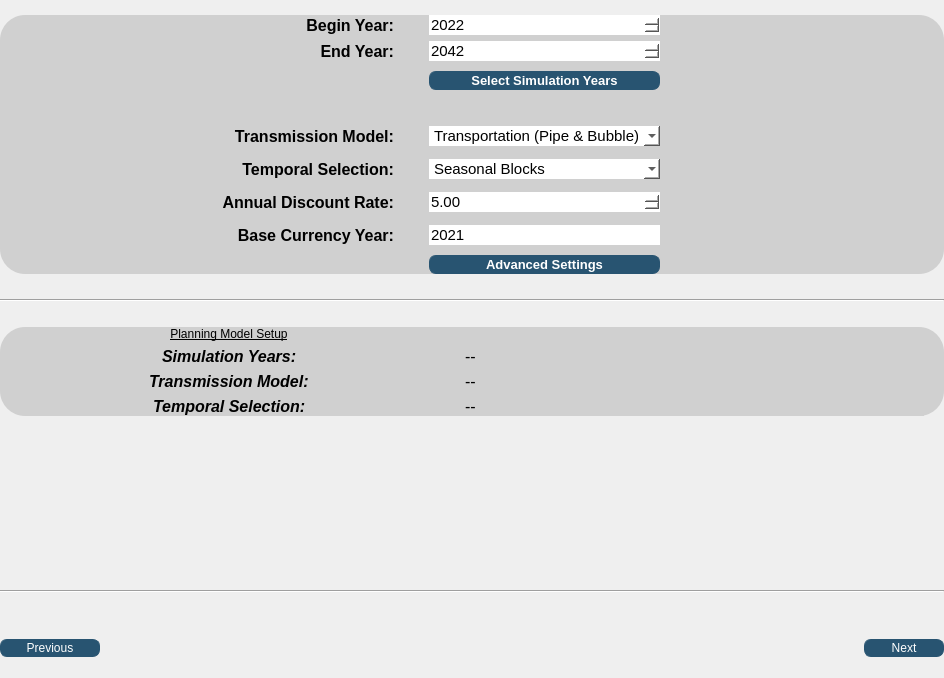
<?xml version="1.0" encoding="UTF-8"?>
<ui version="4.0">
 <class>planning_model</class>
 <widget class="QWidget" name="planning_model">
  <property name="geometry">
   <rect>
    <x>0</x>
    <y>0</y>
    <width>944</width>
    <height>678</height>
   </rect>
  </property>
  <property name="windowTitle">
   <string>Form</string>
  </property>
  <property name="styleSheet">
   <string notr="true"/>
  </property>
  <layout class="QVBoxLayout" name="verticalLayout">
   <property name="leftMargin">
    <number>0</number>
   </property>
   <property name="topMargin">
    <number>15</number>
   </property>
   <property name="rightMargin">
    <number>0</number>
   </property>
   <property name="bottomMargin">
    <number>0</number>
   </property>
   <item>
    <widget class="QFrame" name="frame_2">
     <property name="styleSheet">
      <string notr="true"/>
     </property>
     <property name="frameShape">
      <enum>QFrame::NoFrame</enum>
     </property>
     <property name="frameShadow">
      <enum>QFrame::Raised</enum>
     </property>
     <layout class="QVBoxLayout" name="verticalLayout_2">
      <property name="spacing">
       <number>25</number>
      </property>
      <property name="leftMargin">
       <number>0</number>
      </property>
      <property name="topMargin">
       <number>0</number>
      </property>
      <property name="rightMargin">
       <number>0</number>
      </property>
      <property name="bottomMargin">
       <number>0</number>
      </property>
      <item>
       <widget class="QFrame" name="frame">
        <property name="font">
         <font>
          <bold>false</bold>
         </font>
        </property>
        <property name="styleSheet">
         <string notr="true">background-color: rgb(208, 208, 208);
border-radius: 25px;

color: black;</string>
        </property>
        <property name="frameShape">
         <enum>QFrame::NoFrame</enum>
        </property>
        <property name="frameShadow">
         <enum>QFrame::Raised</enum>
        </property>
        <layout class="QGridLayout" name="gridLayout_2">
         <property name="leftMargin">
          <number>0</number>
         </property>
         <property name="topMargin">
          <number>0</number>
         </property>
         <property name="rightMargin">
          <number>0</number>
         </property>
         <property name="bottomMargin">
          <number>0</number>
         </property>
         <item row="6" column="2">
          <spacer name="horizontalSpacer_3">
           <property name="orientation">
            <enum>Qt::Horizontal</enum>
           </property>
           <property name="sizeHint" stdset="0">
            <size>
             <width>40</width>
             <height>20</height>
            </size>
           </property>
          </spacer>
         </item>
         <item row="6" column="1">
          <widget class="QFrame" name="frame_3">
           <property name="minimumSize">
            <size>
             <width>500</width>
             <height>0</height>
            </size>
           </property>
           <property name="styleSheet">
            <string notr="true"/>
           </property>
           <property name="frameShape">
            <enum>QFrame::NoFrame</enum>
           </property>
           <property name="frameShadow">
            <enum>QFrame::Raised</enum>
           </property>
           <layout class="QHBoxLayout" name="horizontalLayout_2">
            <property name="spacing">
             <number>6</number>
            </property>
            <property name="leftMargin">
             <number>0</number>
            </property>
            <property name="topMargin">
             <number>0</number>
            </property>
            <property name="rightMargin">
             <number>0</number>
            </property>
            <property name="bottomMargin">
             <number>0</number>
            </property>
            <item>
             <widget class="QFrame" name="frame_4">
              <property name="styleSheet">
               <string notr="true">
    QToolButton:hover {
        background-color: rgb(230, 230, 230);
		border-radius:5px;
    }
    QToolButton:pressed {
        background-color: rgb(180, 180, 180);		
		 border-radius:5px;
    }
QPushButton {
        border: 1px solid rgb(40, 84, 113);
        border-radius: 7px;
        background-color: rgb(40, 84, 113);
        color: white;
		 font: 700 10pt &quot;Segoe UI&quot;;
        padding: 1px;
    }
QPushButton:hover {
        background-color: rgb(60, 120, 150);
    }
QPushButton:pressed {
        background-color: rgb(20, 60, 80);
    }</string>
              </property>
              <property name="frameShape">
               <enum>QFrame::NoFrame</enum>
              </property>
              <property name="frameShadow">
               <enum>QFrame::Raised</enum>
              </property>
              <layout class="QGridLayout" name="gridLayout_5">
               <property name="leftMargin">
                <number>0</number>
               </property>
               <property name="topMargin">
                <number>0</number>
               </property>
               <property name="rightMargin">
                <number>0</number>
               </property>
               <property name="bottomMargin">
                <number>0</number>
               </property>
               <property name="horizontalSpacing">
                <number>35</number>
               </property>
               <item row="7" column="1">
                <widget class="QLabel" name="label_7">
                 <property name="font">
                  <font>
                   <pointsize>12</pointsize>
                   <italic>false</italic>
                   <bold>true</bold>
                  </font>
                 </property>
                 <property name="styleSheet">
                  <string notr="true"/>
                 </property>
                 <property name="text">
                  <string>Base Currency Year:</string>
                 </property>
                 <property name="alignment">
                  <set>Qt::AlignRight|Qt::AlignTrailing|Qt::AlignVCenter</set>
                 </property>
                </widget>
               </item>
               <item row="4" column="3">
                <widget class="QToolButton" name="transmission_model_help_button">
                 <property name="styleSheet">
                  <string notr="true"/>
                 </property>
                 <property name="text">
                  <string/>
                 </property>
                 <property name="icon">
                  <iconset resource="../../../resources.qrc">
                   <normaloff>:/icon/images/icons/ainfo_24dp_5F6368_FILL0_wght200_GRAD0_opsz24.png</normaloff>:/icon/images/icons/ainfo_24dp_5F6368_FILL0_wght200_GRAD0_opsz24.png</iconset>
                 </property>
                 <property name="iconSize">
                  <size>
                   <width>24</width>
                   <height>24</height>
                  </size>
                 </property>
                </widget>
               </item>
               <item row="8" column="2">
                <widget class="QPushButton" name="advanced_settings_button">
                 <property name="font">
                  <font>
                   <family>Segoe UI</family>
                   <pointsize>10</pointsize>
                   <italic>false</italic>
                   <bold>true</bold>
                  </font>
                 </property>
                 <property name="styleSheet">
                  <string notr="true"/>
                 </property>
                 <property name="text">
                  <string>Advanced Settings</string>
                 </property>
                 <property name="flat">
                  <bool>true</bool>
                 </property>
                </widget>
               </item>
               <item row="5" column="1">
                <widget class="QLabel" name="label_5">
                 <property name="font">
                  <font>
                   <family>Segoe UI</family>
                   <pointsize>12</pointsize>
                   <italic>false</italic>
                   <bold>true</bold>
                  </font>
                 </property>
                 <property name="styleSheet">
                  <string notr="true">
font: 700 12pt &quot;Segoe UI&quot;;</string>
                 </property>
                 <property name="text">
                  <string>Temporal Selection:</string>
                 </property>
                 <property name="alignment">
                  <set>Qt::AlignRight|Qt::AlignTrailing|Qt::AlignVCenter</set>
                 </property>
                </widget>
               </item>
               <item row="4" column="2">
                <widget class="QComboBox" name="transmission_box">
                 <property name="font">
                  <font>
                   <pointsize>11</pointsize>
                  </font>
                 </property>
                 <property name="styleSheet">
                  <string notr="true">background-color: rgb(255, 255, 255);</string>
                 </property>
                 <item>
                  <property name="text">
                   <string>Transportation (Pipe &amp; Bubble)</string>
                  </property>
                 </item>
                 <item>
                  <property name="text">
                   <string>Copper Sheet</string>
                  </property>
                 </item>
                 <item>
                  <property name="text">
                   <string>DC Power Flow (Upcoming)</string>
                  </property>
                 </item>
                </widget>
               </item>
               <item row="2" column="2">
                <widget class="QPushButton" name="select_years_button">
                 <property name="maximumSize">
                  <size>
                   <width>250</width>
                   <height>16777215</height>
                  </size>
                 </property>
                 <property name="font">
                  <font>
                   <family>Segoe UI</family>
                   <pointsize>10</pointsize>
                   <italic>false</italic>
                   <bold>true</bold>
                  </font>
                 </property>
                 <property name="styleSheet">
                  <string notr="true"/>
                 </property>
                 <property name="text">
                  <string>Select Simulation Years</string>
                 </property>
                 <property name="flat">
                  <bool>true</bool>
                 </property>
                </widget>
               </item>
               <item row="5" column="2">
                <widget class="QComboBox" name="temporal_box">
                 <property name="font">
                  <font>
                   <pointsize>11</pointsize>
                  </font>
                 </property>
                 <property name="styleSheet">
                  <string notr="true">background-color: rgb(255, 255, 255);</string>
                 </property>
                 <item>
                  <property name="text">
                   <string>Seasonal Blocks</string>
                  </property>
                 </item>
                 <item>
                  <property name="text">
                   <string>Representative Weeks</string>
                  </property>
                 </item>
                 <item>
                  <property name="text">
                   <string>8760 Analysis (Upcoming)</string>
                  </property>
                 </item>
                </widget>
               </item>
               <item row="6" column="3">
                <widget class="QToolButton" name="discount_rate_help_button">
                 <property name="styleSheet">
                  <string notr="true"/>
                 </property>
                 <property name="text">
                  <string/>
                 </property>
                 <property name="icon">
                  <iconset resource="../../../resources.qrc">
                   <normaloff>:/icon/images/icons/ainfo_24dp_5F6368_FILL0_wght200_GRAD0_opsz24.png</normaloff>:/icon/images/icons/ainfo_24dp_5F6368_FILL0_wght200_GRAD0_opsz24.png</iconset>
                 </property>
                 <property name="iconSize">
                  <size>
                   <width>24</width>
                   <height>24</height>
                  </size>
                 </property>
                </widget>
               </item>
               <item row="4" column="1">
                <widget class="QLabel" name="label_3">
                 <property name="font">
                  <font>
                   <pointsize>12</pointsize>
                   <italic>false</italic>
                   <bold>true</bold>
                  </font>
                 </property>
                 <property name="styleSheet">
                  <string notr="true"/>
                 </property>
                 <property name="text">
                  <string>Transmission Model:</string>
                 </property>
                 <property name="alignment">
                  <set>Qt::AlignRight|Qt::AlignTrailing|Qt::AlignVCenter</set>
                 </property>
                </widget>
               </item>
               <item row="0" column="1">
                <widget class="QLabel" name="label_4">
                 <property name="font">
                  <font>
                   <pointsize>12</pointsize>
                   <italic>false</italic>
                   <bold>true</bold>
                  </font>
                 </property>
                 <property name="styleSheet">
                  <string notr="true"/>
                 </property>
                 <property name="text">
                  <string>Begin Year:</string>
                 </property>
                 <property name="alignment">
                  <set>Qt::AlignRight|Qt::AlignTrailing|Qt::AlignVCenter</set>
                 </property>
                </widget>
               </item>
               <item row="5" column="3">
                <widget class="QToolButton" name="temporal_selection_help_button">
                 <property name="styleSheet">
                  <string notr="true"/>
                 </property>
                 <property name="text">
                  <string/>
                 </property>
                 <property name="icon">
                  <iconset resource="../../../resources.qrc">
                   <normaloff>:/icon/images/icons/ainfo_24dp_5F6368_FILL0_wght200_GRAD0_opsz24.png</normaloff>:/icon/images/icons/ainfo_24dp_5F6368_FILL0_wght200_GRAD0_opsz24.png</iconset>
                 </property>
                 <property name="iconSize">
                  <size>
                   <width>24</width>
                   <height>24</height>
                  </size>
                 </property>
                </widget>
               </item>
               <item row="0" column="2">
                <widget class="QDateEdit" name="begin_date">
                 <property name="font">
                  <font>
                   <pointsize>11</pointsize>
                  </font>
                 </property>
                 <property name="styleSheet">
                  <string notr="true">background-color: rgb(255, 255, 255);
</string>
                 </property>
                 <property name="displayFormat">
                  <string>yyyy</string>
                 </property>
                 <property name="date">
                  <date>
                   <year>2022</year>
                   <month>1</month>
                   <day>1</day>
                  </date>
                 </property>
                </widget>
               </item>
               <item row="6" column="1">
                <widget class="QLabel" name="label">
                 <property name="font">
                  <font>
                   <pointsize>12</pointsize>
                   <italic>false</italic>
                   <bold>true</bold>
                  </font>
                 </property>
                 <property name="styleSheet">
                  <string notr="true"/>
                 </property>
                 <property name="text">
                  <string>Annual Discount Rate:</string>
                 </property>
                 <property name="alignment">
                  <set>Qt::AlignRight|Qt::AlignTrailing|Qt::AlignVCenter</set>
                 </property>
                </widget>
               </item>
               <item row="6" column="2">
                <widget class="QDoubleSpinBox" name="annual_discount_factor">
                 <property name="font">
                  <font>
                   <pointsize>11</pointsize>
                  </font>
                 </property>
                 <property name="styleSheet">
                  <string notr="true">background-color: rgb(255, 255, 255);</string>
                 </property>
                 <property name="minimum">
                  <double>0.500000000000000</double>
                 </property>
                 <property name="maximum">
                  <double>50.000000000000000</double>
                 </property>
                 <property name="stepType">
                  <enum>QAbstractSpinBox::DefaultStepType</enum>
                 </property>
                 <property name="value">
                  <double>5.000000000000000</double>
                 </property>
                </widget>
               </item>
               <item row="3" column="2">
                <spacer name="verticalSpacer_3">
                 <property name="orientation">
                  <enum>Qt::Vertical</enum>
                 </property>
                 <property name="sizeHint" stdset="0">
                  <size>
                   <width>20</width>
                   <height>23</height>
                  </size>
                 </property>
                </spacer>
               </item>
               <item row="1" column="1">
                <widget class="QLabel" name="label_6">
                 <property name="font">
                  <font>
                   <pointsize>12</pointsize>
                   <italic>false</italic>
                   <bold>true</bold>
                  </font>
                 </property>
                 <property name="styleSheet">
                  <string notr="true"/>
                 </property>
                 <property name="text">
                  <string>End Year:</string>
                 </property>
                 <property name="alignment">
                  <set>Qt::AlignRight|Qt::AlignTrailing|Qt::AlignVCenter</set>
                 </property>
                </widget>
               </item>
               <item row="7" column="2">
                <widget class="QLineEdit" name="base_currency_year">
                 <property name="font">
                  <font>
                   <pointsize>11</pointsize>
                  </font>
                 </property>
                 <property name="styleSheet">
                  <string notr="true">background-color: rgb(255, 255, 255);</string>
                 </property>
                 <property name="text">
                  <string>2021</string>
                 </property>
                </widget>
               </item>
               <item row="2" column="3">
                <widget class="QToolButton" name="select_simulation_years_help_button">
                 <property name="styleSheet">
                  <string notr="true"/>
                 </property>
                 <property name="text">
                  <string/>
                 </property>
                 <property name="icon">
                  <iconset resource="../../../resources.qrc">
                   <normaloff>:/icon/images/icons/ainfo_24dp_5F6368_FILL0_wght200_GRAD0_opsz24.png</normaloff>:/icon/images/icons/ainfo_24dp_5F6368_FILL0_wght200_GRAD0_opsz24.png</iconset>
                 </property>
                 <property name="iconSize">
                  <size>
                   <width>24</width>
                   <height>24</height>
                  </size>
                 </property>
                </widget>
               </item>
               <item row="1" column="2">
                <widget class="QDateEdit" name="end_date">
                 <property name="font">
                  <font>
                   <pointsize>11</pointsize>
                  </font>
                 </property>
                 <property name="styleSheet">
                  <string notr="true">background-color: rgb(255, 255, 255);</string>
                 </property>
                 <property name="currentSection">
                  <enum>QDateTimeEdit::YearSection</enum>
                 </property>
                 <property name="displayFormat">
                  <string>yyyy</string>
                 </property>
                 <property name="date">
                  <date>
                   <year>2042</year>
                   <month>1</month>
                   <day>1</day>
                  </date>
                 </property>
                </widget>
               </item>
               <item row="7" column="3">
                <widget class="QToolButton" name="base_currency_help_button">
                 <property name="styleSheet">
                  <string notr="true"/>
                 </property>
                 <property name="text">
                  <string/>
                 </property>
                 <property name="icon">
                  <iconset resource="../../../resources.qrc">
                   <normaloff>:/icon/images/icons/ainfo_24dp_5F6368_FILL0_wght200_GRAD0_opsz24.png</normaloff>:/icon/images/icons/ainfo_24dp_5F6368_FILL0_wght200_GRAD0_opsz24.png</iconset>
                 </property>
                 <property name="iconSize">
                  <size>
                   <width>24</width>
                   <height>24</height>
                  </size>
                 </property>
                </widget>
               </item>
              </layout>
             </widget>
            </item>
           </layout>
          </widget>
         </item>
         <item row="6" column="0">
          <spacer name="horizontalSpacer_2">
           <property name="orientation">
            <enum>Qt::Horizontal</enum>
           </property>
           <property name="sizeHint" stdset="0">
            <size>
             <width>40</width>
             <height>20</height>
            </size>
           </property>
          </spacer>
         </item>
        </layout>
       </widget>
      </item>
      <item>
       <widget class="Line" name="line_2">
        <property name="orientation">
         <enum>Qt::Horizontal</enum>
        </property>
       </widget>
      </item>
      <item>
       <widget class="QWidget" name="planning_model_widget" native="true">
        <layout class="QGridLayout" name="gridLayout">
         <property name="leftMargin">
          <number>0</number>
         </property>
         <property name="topMargin">
          <number>0</number>
         </property>
         <property name="rightMargin">
          <number>0</number>
         </property>
         <property name="bottomMargin">
          <number>0</number>
         </property>
         <item row="1" column="0">
          <widget class="QFrame" name="planning_model_info_frame">
           <property name="styleSheet">
            <string notr="true">background-color: rgb(208, 208, 208);
border-radius: 25px;

color: black;</string>
           </property>
           <property name="frameShape">
            <enum>QFrame::NoFrame</enum>
           </property>
           <property name="frameShadow">
            <enum>QFrame::Raised</enum>
           </property>
           <layout class="QGridLayout" name="gridLayout_4">
            <property name="leftMargin">
             <number>0</number>
            </property>
            <property name="topMargin">
             <number>0</number>
            </property>
            <property name="rightMargin">
             <number>20</number>
            </property>
            <property name="bottomMargin">
             <number>0</number>
            </property>
            <item row="0" column="0" alignment="Qt::AlignHCenter">
             <widget class="QLabel" name="label_13">
              <property name="styleSheet">
               <string notr="true">
text-decoration: underline;
font: 700 italic 16pt &quot;Segoe UI&quot;;
</string>
              </property>
              <property name="text">
               <string>Planning Model Setup</string>
              </property>
              <property name="alignment">
               <set>Qt::AlignCenter</set>
              </property>
             </widget>
            </item>
            <item row="2" column="0" alignment="Qt::AlignHCenter">
             <widget class="QLabel" name="label_9">
              <property name="font">
               <font>
                <pointsize>12</pointsize>
                <italic>true</italic>
                <bold>true</bold>
               </font>
              </property>
              <property name="styleSheet">
               <string notr="true"/>
              </property>
              <property name="text">
               <string>Transmission Model:</string>
              </property>
             </widget>
            </item>
            <item row="3" column="0" alignment="Qt::AlignHCenter">
             <widget class="QLabel" name="label_10">
              <property name="font">
               <font>
                <pointsize>12</pointsize>
                <italic>true</italic>
                <bold>true</bold>
               </font>
              </property>
              <property name="styleSheet">
               <string notr="true"/>
              </property>
              <property name="text">
               <string>Temporal Selection:</string>
              </property>
             </widget>
            </item>
            <item row="2" column="1">
             <widget class="QLabel" name="trans_model_label">
              <property name="font">
               <font>
                <pointsize>12</pointsize>
               </font>
              </property>
              <property name="styleSheet">
               <string notr="true"/>
              </property>
              <property name="text">
               <string>--</string>
              </property>
             </widget>
            </item>
            <item row="3" column="1">
             <widget class="QLabel" name="temporal_selection_label">
              <property name="font">
               <font>
                <pointsize>12</pointsize>
               </font>
              </property>
              <property name="styleSheet">
               <string notr="true"/>
              </property>
              <property name="text">
               <string>--</string>
              </property>
             </widget>
            </item>
            <item row="1" column="1">
             <widget class="QLabel" name="sim_years_label">
              <property name="font">
               <font>
                <pointsize>12</pointsize>
               </font>
              </property>
              <property name="styleSheet">
               <string notr="true"/>
              </property>
              <property name="text">
               <string>--</string>
              </property>
             </widget>
            </item>
            <item row="1" column="0" alignment="Qt::AlignHCenter">
             <widget class="QLabel" name="label_8">
              <property name="font">
               <font>
                <pointsize>12</pointsize>
                <italic>true</italic>
                <bold>true</bold>
               </font>
              </property>
              <property name="styleSheet">
               <string notr="true"/>
              </property>
              <property name="text">
               <string>Simulation Years:</string>
              </property>
             </widget>
            </item>
           </layout>
          </widget>
         </item>
        </layout>
       </widget>
      </item>
      <item>
       <spacer name="verticalSpacer">
        <property name="orientation">
         <enum>Qt::Vertical</enum>
        </property>
        <property name="sizeHint" stdset="0">
         <size>
          <width>20</width>
          <height>40</height>
         </size>
        </property>
       </spacer>
      </item>
      <item>
       <widget class="Line" name="line">
        <property name="orientation">
         <enum>Qt::Horizontal</enum>
        </property>
       </widget>
      </item>
      <item>
       <widget class="QFrame" name="frame_5">
        <property name="frameShape">
         <enum>QFrame::NoFrame</enum>
        </property>
        <property name="frameShadow">
         <enum>QFrame::Raised</enum>
        </property>
        <layout class="QHBoxLayout" name="horizontalLayout">
         <property name="leftMargin">
          <number>0</number>
         </property>
         <property name="topMargin">
          <number>0</number>
         </property>
         <property name="rightMargin">
          <number>0</number>
         </property>
         <property name="bottomMargin">
          <number>0</number>
         </property>
         <item alignment="Qt::AlignLeft">
          <widget class="QPushButton" name="previous_button">
           <property name="minimumSize">
            <size>
             <width>100</width>
             <height>0</height>
            </size>
           </property>
           <property name="styleSheet">
            <string notr="true">QPushButton {
        border: 1px solid rgb(40, 84, 113);
        border-radius: 7px;
        background-color: rgb(40, 84, 113);
        color: white;
		 font: 700 10pt &quot;Segoe UI&quot;;
        padding: 1px;
    }
QPushButton:hover {
        background-color: rgb(60, 120, 150);
    }
QPushButton:pressed {
        background-color: rgb(20, 60, 80);
    }</string>
           </property>
           <property name="text">
            <string>Previous</string>
           </property>
           <property name="flat">
            <bool>true</bool>
           </property>
          </widget>
         </item>
         <item alignment="Qt::AlignHCenter">
          <widget class="QLabel" name="label_2">
           <property name="minimumSize">
            <size>
             <width>500</width>
             <height>60</height>
            </size>
           </property>
           <property name="maximumSize">
            <size>
             <width>16777211</width>
             <height>16777215</height>
            </size>
           </property>
           <property name="styleSheet">
            <string notr="true">image: url(:/logos/images/logo/planning_model_icon.png);</string>
           </property>
           <property name="text">
            <string/>
           </property>
          </widget>
         </item>
         <item alignment="Qt::AlignRight">
          <widget class="QPushButton" name="next_button">
           <property name="minimumSize">
            <size>
             <width>80</width>
             <height>0</height>
            </size>
           </property>
           <property name="styleSheet">
            <string notr="true">QPushButton {
        border: 1px solid rgb(40, 84, 113);
        border-radius: 7px;
        background-color: rgb(40, 84, 113);
        color: white;
		 font: 700 10pt &quot;Segoe UI&quot;;
        padding: 1px;
    }
QPushButton:hover {
        background-color: rgb(60, 120, 150);
    }
QPushButton:pressed {
        background-color: rgb(20, 60, 80);
    }</string>
           </property>
           <property name="text">
            <string>Next</string>
           </property>
           <property name="flat">
            <bool>true</bool>
           </property>
          </widget>
         </item>
        </layout>
       </widget>
      </item>
     </layout>
    </widget>
   </item>
  </layout>
 </widget>
 <resources>
  <include location="../../../resources.qrc"/>
 </resources>
 <connections/>
</ui>
